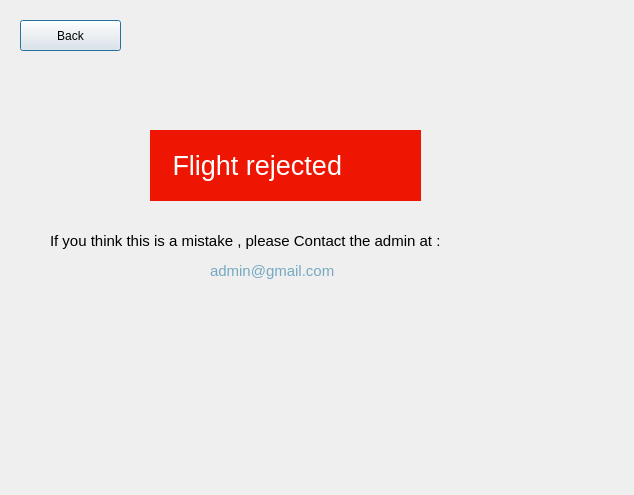
<?xml version="1.0" encoding="UTF-8"?>
<ui version="4.0">
 <class>flightrejected</class>
 <widget class="QDialog" name="flightrejected">
  <property name="geometry">
   <rect>
    <x>0</x>
    <y>0</y>
    <width>634</width>
    <height>495</height>
   </rect>
  </property>
  <property name="windowTitle">
   <string>Dialog</string>
  </property>
  <widget class="QLabel" name="label">
   <property name="geometry">
    <rect>
     <x>150</x>
     <y>130</y>
     <width>271</width>
     <height>71</height>
    </rect>
   </property>
   <property name="font">
    <font>
     <pointsize>20</pointsize>
    </font>
   </property>
   <property name="styleSheet">
    <string notr="true">background-color: rgb(238, 22, 3);
color : rgb(255, 255, 255) ;</string>
   </property>
   <property name="text">
    <string>   Flight rejected </string>
   </property>
  </widget>
  <widget class="QLabel" name="label_2">
   <property name="geometry">
    <rect>
     <x>50</x>
     <y>210</y>
     <width>531</width>
     <height>61</height>
    </rect>
   </property>
   <property name="font">
    <font>
     <pointsize>11</pointsize>
    </font>
   </property>
   <property name="styleSheet">
    <string notr="true">color: rgb(0, 0, 0) ;
</string>
   </property>
   <property name="text">
    <string>If you think this is a mistake , please Contact the admin at :</string>
   </property>
  </widget>
  <widget class="QLabel" name="label_3">
   <property name="geometry">
    <rect>
     <x>210</x>
     <y>240</y>
     <width>161</width>
     <height>61</height>
    </rect>
   </property>
   <property name="font">
    <font>
     <pointsize>11</pointsize>
    </font>
   </property>
   <property name="styleSheet">
    <string notr="true">color:rgb(117, 169, 193) ;</string>
   </property>
   <property name="text">
    <string>admin@gmail.com</string>
   </property>
  </widget>
  <widget class="QPushButton" name="pushButton_3">
   <property name="geometry">
    <rect>
     <x>20</x>
     <y>20</y>
     <width>101</width>
     <height>31</height>
    </rect>
   </property>
   <property name="font">
    <font>
     <pointsize>9</pointsize>
    </font>
   </property>
   <property name="text">
    <string>Back</string>
   </property>
  </widget>
 </widget>
 <resources/>
 <connections/>
</ui>
